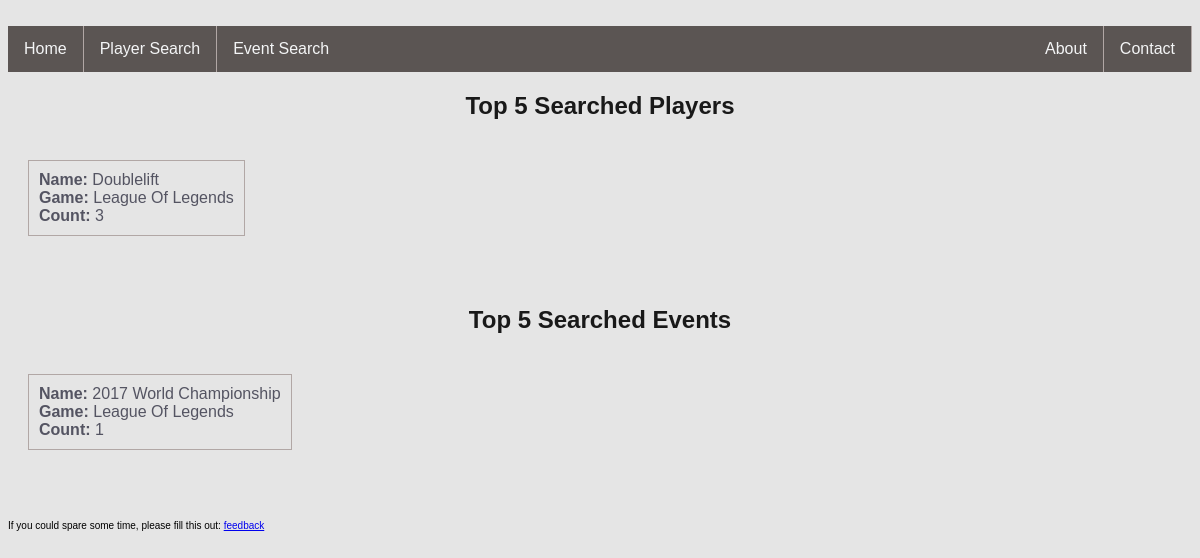
The app's page /, older data.
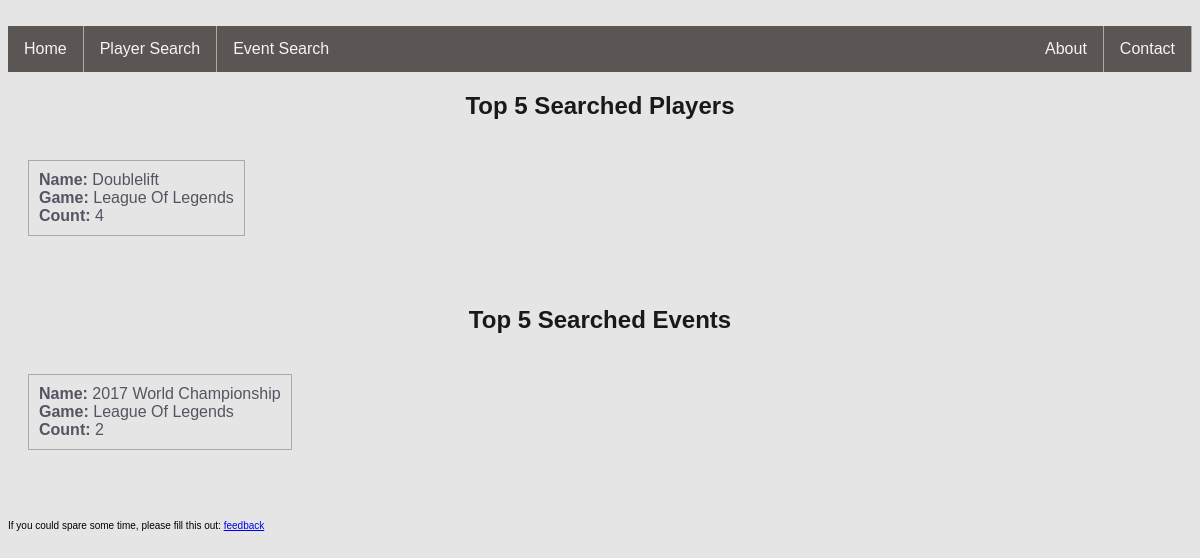
The same page, newer data.
### esports/models.py (models this page shows, shortened)
class Player(models.Model):
    name = models.CharField(max_length=50)
    game = models.CharField(max_length=50)
    count = models.IntegerField()

class Event(models.Model):
    name = models.CharField(max_length=50)
    game = models.CharField(max_length=50)
    count = models.IntegerField()

### esports/views.py (the view)
# urls.py: path('', views.home, name='home'),
def home(request):
    request.session.flush()
    context = {
            'player_list': get_top_5_item_searches(Player),
            'event_list': get_top_5_item_searches(Event),
            }
    return render(request, 'esports/home.html', context)

### esports/templatetags/esports_extras.py (called while the page is built)
@register.filter
def get_title_from_url(value):
    return value.split('/')[-1].replace('-', ' ').title()

### esports/views.py (called while the page is built)
def get_top_5_item_searches(database):
    return database.objects.order_by('-count')[:5]

### esports/templates/esports/home.html (shortened to what this page needs)
{% extends './base.html'  %}
{% load static %}
{% load esports_extras %}
{% block content %}
<div class="searched">
    <h2>Top 5 Searched Players</h2>
    {% if player_list %}
    <ul>
      {% for player in player_list %}
      <a href="{% url 'playerresults' player.game player.name %}" class="info-box">
      <li>
        <b>Name: </b>{{ player.name|get_title_from_url }} <br>
        <b>Game: </b>{{ player.game|get_title_from_url }} <br>
        <b>Count: </b>{{ player.count }} <br>
      </li>
      </a>
      {% endfor %}
    </ul>
    {% else %}
    <p>No Players Found</p>
    {% endif %}
    <h2>Top 5 Searched Events</h2>
    {% if event_list %}
    <ul>
      {% for event in event_list %}
      <a href="{% url 'eventresults' event.game event.name %}" class="info-box">
      <li>
        <b>Name: </b>{{ event.name|get_title_from_url }} <br>
        <b>Game: </b>{{ event.game|get_title_from_url }} <br>
        <b>Count: </b>{{ event.count }} <br>
      </li>
      </a>
      {% endfor %}
    </ul>
    {% else %}
    <p>No Events Found</p>
    {% endif %}
</div>
{% endblock content %}

Row changes from the older to the newer data that the page shows:
changed Player "Doublelift": count "3" → "4"
changed Event "League Of Legends": count "1" → "2"
